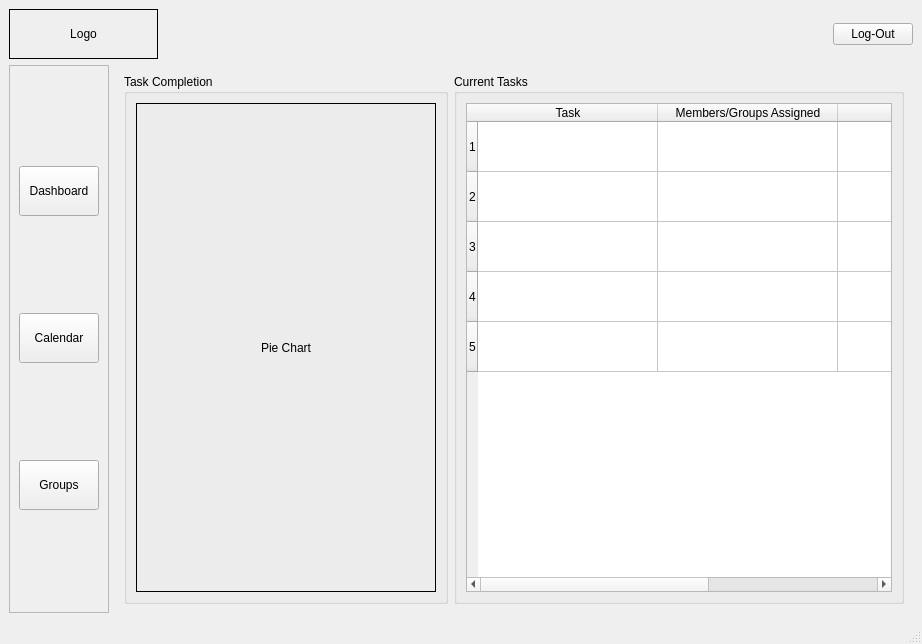
<?xml version="1.0" encoding="UTF-8"?>
<ui version="4.0">
 <class>MainWindow</class>
 <widget class="QMainWindow" name="MainWindow">
  <property name="geometry">
   <rect>
    <x>0</x>
    <y>0</y>
    <width>922</width>
    <height>644</height>
   </rect>
  </property>
  <property name="windowTitle">
   <string>MainWindow</string>
  </property>
  <widget class="QWidget" name="centralwidget">
   <layout class="QGridLayout" name="gridLayout_5">
    <item row="0" column="0" colspan="2">
     <widget class="QLabel" name="logo">
      <property name="minimumSize">
       <size>
        <width>149</width>
        <height>50</height>
       </size>
      </property>
      <property name="frameShape">
       <enum>QFrame::Shape::Box</enum>
      </property>
      <property name="text">
       <string>Logo</string>
      </property>
      <property name="alignment">
       <set>Qt::AlignmentFlag::AlignCenter</set>
      </property>
     </widget>
    </item>
    <item row="0" column="2">
     <spacer name="horizontalSpacer">
      <property name="orientation">
       <enum>Qt::Orientation::Horizontal</enum>
      </property>
      <property name="sizeHint" stdset="0">
       <size>
        <width>665</width>
        <height>20</height>
       </size>
      </property>
     </spacer>
    </item>
    <item row="0" column="3">
     <widget class="QPushButton" name="log_out_btn">
      <property name="text">
       <string>Log-Out</string>
      </property>
     </widget>
    </item>
    <item row="1" column="0">
     <widget class="QFrame" name="btns_frame">
      <property name="maximumSize">
       <size>
        <width>16777215</width>
        <height>16777215</height>
       </size>
      </property>
      <property name="styleSheet">
       <string notr="true"/>
      </property>
      <property name="frameShape">
       <enum>QFrame::Shape::StyledPanel</enum>
      </property>
      <property name="frameShadow">
       <enum>QFrame::Shadow::Raised</enum>
      </property>
      <layout class="QGridLayout" name="gridLayout_2">
       <item row="1" column="0">
        <widget class="QPushButton" name="calendar_btn">
         <property name="minimumSize">
          <size>
           <width>80</width>
           <height>50</height>
          </size>
         </property>
         <property name="maximumSize">
          <size>
           <width>50</width>
           <height>50</height>
          </size>
         </property>
         <property name="toolTip">
          <string>Group Members</string>
         </property>
         <property name="text">
          <string>Calendar</string>
         </property>
        </widget>
       </item>
       <item row="0" column="0">
        <widget class="QPushButton" name="home_btn">
         <property name="minimumSize">
          <size>
           <width>80</width>
           <height>50</height>
          </size>
         </property>
         <property name="maximumSize">
          <size>
           <width>50</width>
           <height>50</height>
          </size>
         </property>
         <property name="toolTip">
          <string>Group Members</string>
         </property>
         <property name="text">
          <string>Dashboard</string>
         </property>
        </widget>
       </item>
       <item row="2" column="0">
        <widget class="QPushButton" name="group_members_btn">
         <property name="minimumSize">
          <size>
           <width>80</width>
           <height>50</height>
          </size>
         </property>
         <property name="maximumSize">
          <size>
           <width>50</width>
           <height>50</height>
          </size>
         </property>
         <property name="toolTip">
          <string>Group Members</string>
         </property>
         <property name="text">
          <string>Groups</string>
         </property>
        </widget>
       </item>
      </layout>
     </widget>
    </item>
    <item row="1" column="1" colspan="3">
     <widget class="QStackedWidget" name="stackedWidget">
      <property name="frameShape">
       <enum>QFrame::Shape::NoFrame</enum>
      </property>
      <property name="lineWidth">
       <number>0</number>
      </property>
      <property name="currentIndex">
       <number>0</number>
      </property>
      <widget class="QWidget" name="dashboard">
       <layout class="QGridLayout" name="gridLayout_9">
        <item row="0" column="1" rowspan="3">
         <widget class="QGroupBox" name="created_groups_groupbox_3">
          <property name="title">
           <string>Current Tasks</string>
          </property>
          <layout class="QGridLayout" name="gridLayout_8">
           <item row="0" column="0">
            <widget class="QTableWidget" name="tableWidget_2">
             <property name="minimumSize">
              <size>
               <width>300</width>
               <height>0</height>
              </size>
             </property>
             <property name="horizontalScrollMode">
              <enum>QAbstractItemView::ScrollMode::ScrollPerPixel</enum>
             </property>
             <attribute name="horizontalHeaderDefaultSectionSize">
              <number>180</number>
             </attribute>
             <attribute name="horizontalHeaderStretchLastSection">
              <bool>true</bool>
             </attribute>
             <attribute name="verticalHeaderDefaultSectionSize">
              <number>50</number>
             </attribute>
             <row/>
             <row/>
             <row/>
             <row/>
             <row/>
             <column>
              <property name="text">
               <string>Task</string>
              </property>
             </column>
             <column>
              <property name="text">
               <string>Members/Groups Assigned</string>
              </property>
             </column>
             <column>
              <property name="text">
               <string>Status</string>
              </property>
             </column>
             <column>
              <property name="text">
               <string>Due Date</string>
              </property>
             </column>
            </widget>
           </item>
          </layout>
         </widget>
        </item>
        <item row="0" column="0" rowspan="3">
         <widget class="QGroupBox" name="created_groups_groupbox_2">
          <property name="title">
           <string>Task Completion</string>
          </property>
          <layout class="QGridLayout" name="gridLayout_7">
           <item row="0" column="0">
            <widget class="QLabel" name="pie_chart">
             <property name="minimumSize">
              <size>
               <width>300</width>
               <height>250</height>
              </size>
             </property>
             <property name="frameShape">
              <enum>QFrame::Shape::Box</enum>
             </property>
             <property name="text">
              <string>Pie Chart</string>
             </property>
             <property name="alignment">
              <set>Qt::AlignmentFlag::AlignCenter</set>
             </property>
            </widget>
           </item>
          </layout>
         </widget>
        </item>
       </layout>
      </widget>
      <widget class="QWidget" name="task_window">
       <layout class="QGridLayout" name="gridLayout_3">
        <item row="1" column="1">
         <widget class="QPushButton" name="pushButton_2">
          <property name="text">
           <string>PushButton</string>
          </property>
         </widget>
        </item>
        <item row="1" column="0">
         <spacer name="horizontalSpacer_3">
          <property name="orientation">
           <enum>Qt::Orientation::Horizontal</enum>
          </property>
          <property name="sizeHint" stdset="0">
           <size>
            <width>40</width>
            <height>20</height>
           </size>
          </property>
         </spacer>
        </item>
        <item row="0" column="0" colspan="2">
         <widget class="QCalendarWidget" name="Task_Calendar"/>
        </item>
       </layout>
      </widget>
      <widget class="QWidget" name="group_window">
       <layout class="QGridLayout" name="gridLayout_4">
        <item row="0" column="0" colspan="4">
         <widget class="QGroupBox" name="box_of_groups">
          <property name="title">
           <string>Created Groups</string>
          </property>
          <layout class="QGridLayout" name="gridLayout">
           <item row="1" column="0">
            <widget class="QLineEdit" name="search_bar_groups"/>
           </item>
           <item row="2" column="0">
            <widget class="QTableWidget" name="tableWidget">
             <property name="sizeAdjustPolicy">
              <enum>QAbstractScrollArea::SizeAdjustPolicy::AdjustIgnored</enum>
             </property>
             <property name="rowCount">
              <number>5</number>
             </property>
             <property name="columnCount">
              <number>3</number>
             </property>
             <attribute name="horizontalHeaderStretchLastSection">
              <bool>true</bool>
             </attribute>
             <row/>
             <row/>
             <row/>
             <row/>
             <row/>
             <column>
              <property name="text">
               <string>Group Name</string>
              </property>
             </column>
             <column>
              <property name="text">
               <string>Members</string>
              </property>
             </column>
             <column>
              <property name="text">
               <string>Submission Status</string>
              </property>
             </column>
            </widget>
           </item>
           <item row="0" column="0">
            <widget class="QLabel" name="search_group_label">
             <property name="text">
              <string>Search Group</string>
             </property>
            </widget>
           </item>
          </layout>
         </widget>
        </item>
        <item row="1" column="3">
         <widget class="QPushButton" name="delete_group_button">
          <property name="text">
           <string>Delete Group</string>
          </property>
         </widget>
        </item>
        <item row="1" column="2">
         <widget class="QPushButton" name="create_group_button">
          <property name="text">
           <string>Create Group</string>
          </property>
         </widget>
        </item>
        <item row="1" column="1">
         <widget class="QPushButton" name="check_group_details_button">
          <property name="text">
           <string>Check Group Details</string>
          </property>
         </widget>
        </item>
        <item row="1" column="0">
         <spacer name="horizontalSpacer_2">
          <property name="orientation">
           <enum>Qt::Orientation::Horizontal</enum>
          </property>
          <property name="sizeHint" stdset="0">
           <size>
            <width>40</width>
            <height>20</height>
           </size>
          </property>
         </spacer>
        </item>
       </layout>
      </widget>
     </widget>
    </item>
   </layout>
  </widget>
  <widget class="QMenuBar" name="menubar">
   <property name="geometry">
    <rect>
     <x>0</x>
     <y>0</y>
     <width>922</width>
     <height>22</height>
    </rect>
   </property>
  </widget>
  <widget class="QStatusBar" name="statusbar"/>
 </widget>
 <resources/>
 <connections/>
</ui>
